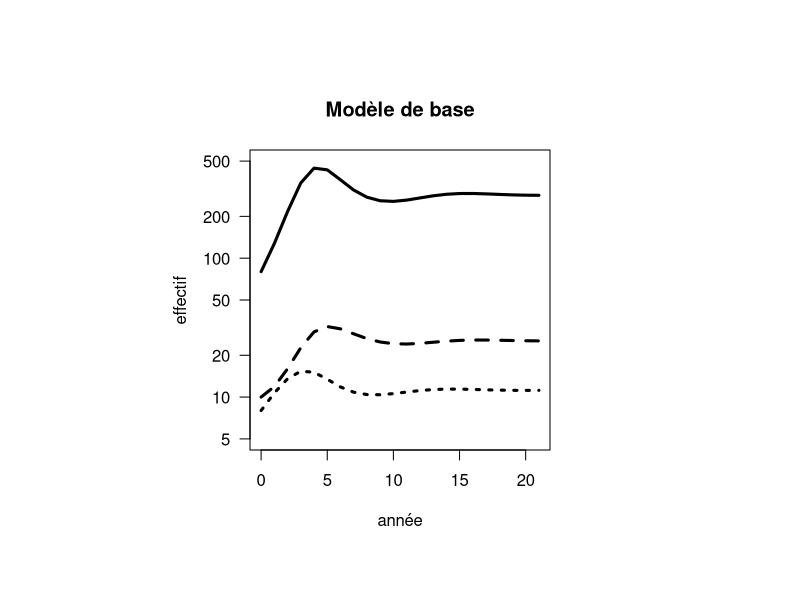
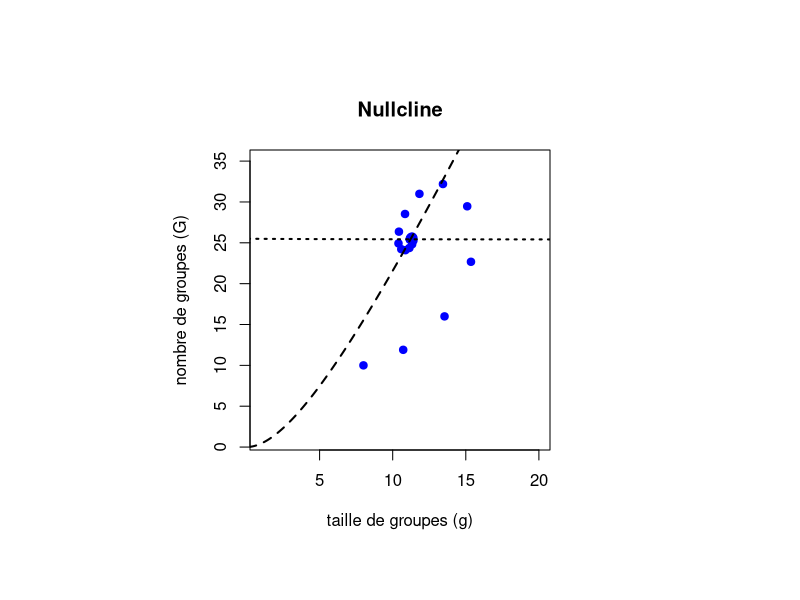
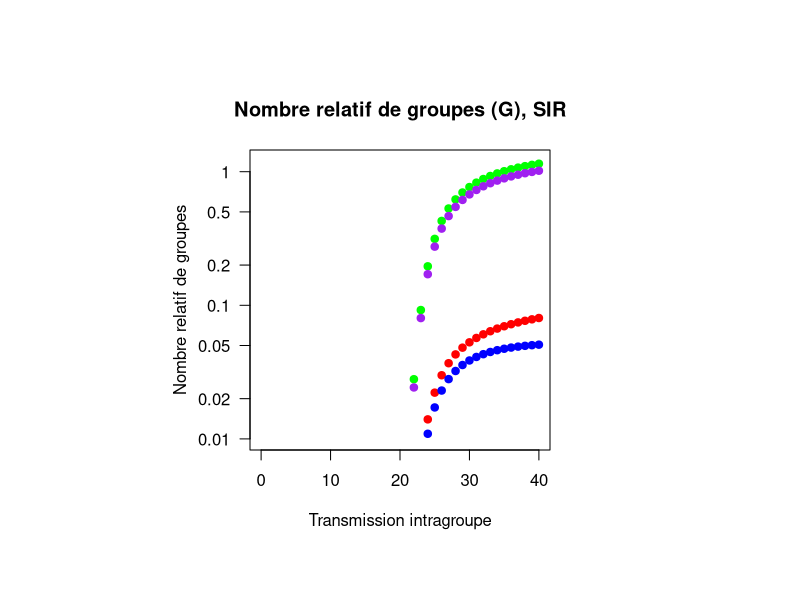
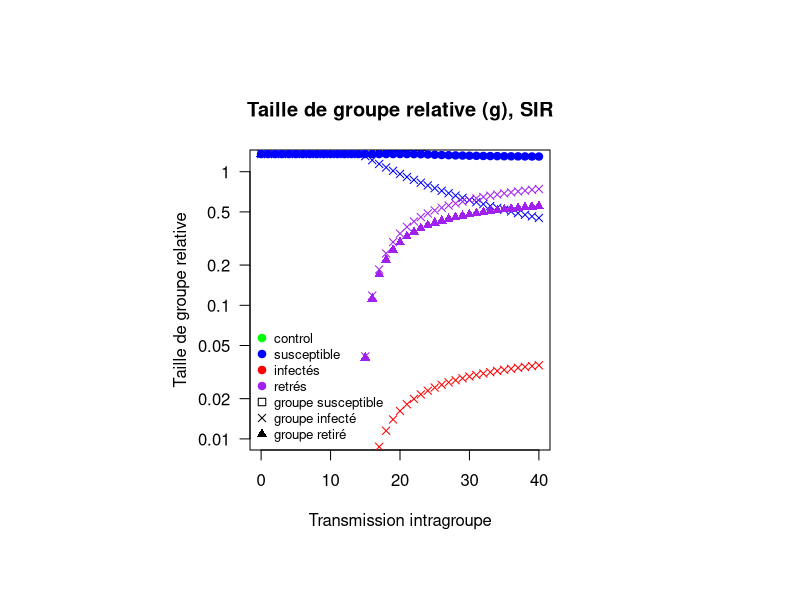

Generate these figures, in order, with R:
## ---- chunk 1
wolf<-read.csv("wolf_counts.csv", header = T, sep = ",")
wolf
## ---- chunk 2
library(deSolve)
#Conditions initiales
g0<- 8 #taille de groupe initiale utilisée dans l'article (voir graphique 1a)
G0<- 10 # nombre de groupe initial utilisé dans l'article (voir graphique 1a)
b<- 0.63 #taux de natalité par individu 
d<- 0.12 #taux de mortalité par individu
f<- 0.08 #taux de fission
gf<- 8 #taille critique 
c<- 4 #taux de fusion
e<- 0.02 #taux d'extinction de groupe 

# Construction du modèle de base
parms_core<- c(b=b, d=d, f=f, gf=gf, c=c, e=e)
Core_Model_Dynamics <- function(t, vars, parms_core) {
  with(as.list(c(vars, parms_core)), {
    #Équation 5 
    dg= g*(b-d)-(f*g^2)*(d/((gf+g)*(c+d)))-(e*G*g)
    #Équation 3 
    dG= (G*f*g^2*c)/((gf+g)*(c+d))-(e*G*G)
    
    
    #Résultats
    res<- c(dg=dg, dG=dG)
    return(list(res))
  })
}

#Dessiner la solution - Graphique 1A
Graphique1A<- function(ic=c(g=g0, G=G0), tmax=21, times=seq(0, tmax, by=1), func, parms_core){
  soln <- ode(ic, times, func, parms_core)
  par(pty="s", pin=c(3,3)) #Pour que le graphique soit carré comme dans l'article 
  plot(times, soln[, "g"], type="l", lty=3, ylim=c(5, 500),xlab="année", ylab= "effectif", main= "Modèle de base", log="y", yaxt="n",     lwd=3)                                                 # Taille des groupes 
  axis(2, at = c(5, 10, 20, 50, 100, 200, 500), labels=c(5, 10, 20, 50, 100, 200, 500), las=2)
  lines(times, soln[,"G"], lty=2, lwd=3)                 # Nombre de groupes 
  lines (times, (soln[,"g"]*soln[,"G"]), lty=1, lwd=3)   #Population totale 
  return(soln)} 

  Graphique1A(func=Core_Model_Dynamics, parms=parms_core)

#Dessiner la solution - Graphique 1B 

  #Nullclines 

    #On crée un vecteur avce les valeurs de g  
       g_seq<- seq(0.1, 40, length.out=400)
    
    #Équation dg/dt=0 --> 0 = g*(b-d)-(f*g^2)*(d/((gf+g)*(c+d)))-(e*G*g)
        #Factorise g : 0= g[ (b-d) - fgd/((gf+g)(c+d))-eG] --> nullcline possible à g=0 (pas celle recherchée)
        # Isole G : G= [(b-d) - fgd/((gf+g)(c+d))]/e --> nullcline possible à G= [(b-d) - fgd/((gf+g)(c+d))]/e 
    nullg <-  ((b-d) - f*g_seq*d/((gf+g_seq)*(c+d)))/e 
    
    #Équation dG/dt=0 --> 0 = (G*f*g^2*c)/((gf+g)*(c+d))-(a+e*G)*G
        #Factorise G : 0= G[f*g^2*c/((gf+g)*(c+d))-(a+e*G)] -->nullcline possible à G=0 (pas celle recherchée)
        # Isole G : G= [f*g^2*c/((gf+g)*(c+d))-a]/e --> nullcline possible à G = [f*g^2*c/((gf+g)*(c+d))-a]/e
    nullG <- (f*g_seq^2*c/((gf+g_seq)*(c+d)))/e

    
  #Points de la trajectoire
  Graphique1B<- function(ic=c(g=g0, G=G0), tmax=21, times=seq(0, tmax, by=1), func, parms_core){
  soln <- ode(ic, times, func, parms_core)

  par(pty="s", pin=c(3,3)) 
  plot(soln[,"g"], soln[,"G"], xlab="taille de groupes (g)", ylab= "nombre de groupes (G)", main="Nullcline", col="blue", xlim=c(1,20), ylim=c(1,35), pch=19) #pch=19 pour points ronds et pleins 
   
     #Ajout des nullclines 
      lines (g_seq, nullg, col="black", lty=3, lwd=2)
      lines (g_seq, nullG, col="black", lty=2, lwd=2)
     return(soln)} 

Graphique1B(func=Core_Model_Dynamics, parms=parms_core)

## ---- chunk 3

# --- Éléments nécessaires au calcul de g_control (taille de groupe à l'équilibre sans maladie) ---
Carnivore_Model <- function(t, vars, parms) {
  with(as.list(c(vars, parms)), {
    dg <- bf*(g/(Bf+g)) - d*g - (f*g*g/(gf+g))*(d/(c+d)) - (a+e*G)*g
    dG <- (G*f*g^2*c)/((gf+g)*(c+d)) - a*G - e*G*G
    res <- c(dg=dg, dG=dG)
    return(list(res))
  })
}
parms_carni  <- c(d=0.12, f=0.08, gf=8, c=4, a=0.1, e=0.02, Bf=1, bf=3)
times_ctrl   <- seq(0, 100, by=1)
sol_control  <- ode(c(g=4, G=3), times_ctrl, Carnivore_Model, parms_carni)
g_control    <- tail(sol_control[, "g"], 1)
# ------------------------------------------------------------------------------------------------

                                                          ################ PROBLÈME ICI
#Conditions initiales 
d<- 0.12 #taux de mortalité par individu
f<- 0.01 #taux de fission
gf<- 8 #taille critique 
c<- 4 #taux de fusion
e<- 0.001 #taux d'extinction de groupe
b<- 0.63 #taux de natalité                   #enlever 
Bf <- 1  #nombre de femelles reproductrices
bf <- 3  #nombre de petits par femelle
a<- 0.01 #taux d'agression
A <- 0 #effet Allee                           #enlever 
beta <- 15 #taux de transmission entre les groupes G and I
betaw <- 35 # taux de transmission intragroupe
alpha <- 1 #mortalité du à la maladie 
sigma <-12  #taux d'incubation  
phi<- 0.25 #immunité

#Conditions initiales - Variables 
G0 <- 5 #nombre de groupe susceptible
I0 <- 2 #nombre de groupe infecté
R0<-  1 #nombre de groupe retiré
  
g0 <- 7 #suscptibles dans un groupe de susceptibles
s0 <- 0 #susceptibles dans un groupe d'infectés
i0 <- 10 #infectés dans un groupe d'infectés
r0 <- 0  #retirés dans un groupe d'infectés
sR0<- 1 #susceptibles dans un groupe de retirés
rR0<- 6  #retirés dans un groupe de retirés 


#Graphique 3C 

  #Construction du modèle SIR

parms_SIR<- c(d=d, f=f, gf=gf, c=c, e=e, Bf=Bf, bf=bf, a=a, beta=beta, betaw=betaw, alpha=alpha, sigma=sigma, phi=phi)
     ic<-c(G=G0, I=I0, g=g0, s=s0, i=i0, r=r0, R=R0, sR=sR0, rR=rR0)
     times<- seq(0,500, by=1)  #long pour permettre d'atteindre l'équilibre 

Modele_SIR <- function(t, x, parms){

  ## create vectors to hold states through time
  G <- x[1]
  I <- x[2]
  g <- x[3]
  s <- x[4]
  i <- x[5]
  r <- x[6]
  R <- x[7]
  sR <- x[8]
  rR <- x[9]
  
  G <- max(G,0)
  I <- max(I,0)
  R <- max(R,0)
  g <- max(g,0)
  s <- max(s,0)
  i <- max(i,0)
  r <- max(r,0)
  sR <- max(sR,0)
  rR <- max(rR,0)

  ## model
  with(as.list(parms),{

      ## equation 13 in text
    dg <- Bf*bf - (d+a)*g - (g*g*f)/((gf+g)*(d/(c+d))) - e*g*(G+I+R)
    ## equation 14 in text
    ds <- Bf*bf*((s+r)/(0.001+s+r)) - (d+a)*s + phi*r - s*f*(s+i+r)/((gf+s+i+r)*(d/(c+d))) - e*s*(G+I+R) - (betaw*s*i)/(1+s+i+r)
    ## equation 15 in text
    di <- (betaw*s*i)/(1+s+i+r) - (d+sigma+alpha+a)*i - e*i*(G+I+R)
    ## equation 16 in text
    dr <- sigma*i - (d+phi+a)*r - r*f*(s+i+r)/((gf+s+i+r)*(d/(c+d))) - e*r*(G+I+R)
    ## equation 17 in text
    dsR <- Bf*bf*((sR+rR)/(0.001+sR+rR)) - (d+a)*sR + phi*rR - ((sR+rR)*f*sR)/((gf+sR+rR)*(d/(c+d))) - e*sR*(G+I+R)
    ## equation 18 in text
    drR <- sigma*i/(1+i) - (d+phi+a)*rR - ((sR+rR)*rR*f)/((gf+sR+rR)*(d/(c+d))) - e*rR*(G+I+R)
    
    ## equation 19 in text
    dG <- (G*c*f*g*g)/((gf+g)*(d+c)) - a*G - e*G*(G+I+R) + R*phi/(1+rR) - beta*I*G/(G+I+R)
    ## equation 20 in text
    dI <- beta*I*(G+(R*(sR/(sR+rR))))/(G+I+R) - a*I - e*I*(G+I+R) - I*((alpha+sigma)/(1+i))
    ## equation 21 in text
    dR <- I*sigma/(1+i) + (c*f*R*((sR+rR)^2))/((gf+sR+rR)*(c+d)) - a*R - e*R*(G+I+R) - R*phi/(1+rR) - beta*I*(R*(sR/(sR+rR)))/(G+I+R)
    
    
        #Résultat
        res <- c(dG, dI, dg, ds, di, dr, dR, dsR, drR)
         list(res)
  })
}

    
     #Calculer G, I et R pour chaque valeur de betaw (transmission intragroupe)
     
     betaw_var<- seq(0, 40, by=1)  #séquence de plusieurs valeurs de transmission intergroupe (betaw)
     result <- numeric(length(betaw_var))
     betaw_var
  
  
     result_G2<-numeric(length(betaw_var))  #les résultats seront des vecteurs de longueur D
     result_I2<-numeric(length(betaw_var))
     result_R2<-numeric(length(betaw_var)) 
     result_GIR<-numeric(length(betaw_var))
     G_control<-15
     
     
       
    #Boucle (calculer les paramètres pour chaque valeur de betaw)
       for(k in seq_along(betaw_var)){
       parms_SIR["betaw"] <- betaw_var[k] #Ajouter betaw aux paramètres
       #parms_SIR["beta"] <- betaw_var[k] * a
       sol<-ode(ic, times, Modele_SIR, parms_SIR, maxsteps = 1e6, rtol = 1e-6,atol = 1e-8, method="vode") #Résoudre 
    
       Geq2<-mean(tail(sol[,"G"], 50)) #Extraire les valeurs G et I finales de sol (valeurs à l'équilibre) de chacune des boucles
       Ieq2 <- mean(tail(sol[,"I"], 50))
       Req2<- mean(tail(sol[,"R"],50))
        result_GIR[k]<-(Geq2+Ieq2+Req2)/(G_control)
        result_G2[k]<-Geq2/(G_control) #Stocker dans le vecteur, en le mettant en valeur relative
       result_I2[k]<- Ieq2/(G_control)
       result_R2[k] <- Req2/(G_control) 
       print(c(k=k, Geq2=Geq2, Ieq2=Ieq2, Req2=Req2))
       }  
     
     
  #Construire le graphique 
    par(pty="s", pin=c(3,3)) #Pour que le graphique soit carré comme dans l'article 
    plot(betaw_var, result_GIR, pch=19, col="green", log="y", ylim=c(0.01, 1.2), xlab="Transmission intragroupe", ylab="Nombre relatif de groupes",     
         main="Nombre relatif de groupes (G), SIR", yaxt="n")
    axis(2, at=c(0.01, 0.02, 0.05, 0.1, 0.2, 0.5, 1),    # On reconstruit un axe y ressemblant à celui dans l'article 
    labels=c("0.01","0.02","0.05","0.1","0.2","0.5","1"), las=1)
    points(betaw_var, result_I2, pch=19, col="red")
    points(betaw_var, result_G2,pch=19, col="blue")
    points(betaw_var, result_R2,pch=19, col="purple")
    
    
#Grpahique 3D 
    
    result_g<-numeric(length(betaw_var))  #les résultats seront des vecteurs de longueur D
    result_s<-numeric(length(betaw_var))
    result_i<-numeric(length(betaw_var)) 
    result_r<-numeric(length(betaw_var))
    result_rR<-numeric(length(betaw_var))
    result_sR<-numeric(length(betaw_var))
    result_control<- numeric(length(betaw_var))
    
    #Boucle (calculer les paramètres pour chaque valeur de betaw)
       for(k in seq_along(betaw_var)){
       parms_SIR["betaw"] <- betaw_var[k] #Ajouter betaw aux paramètres
       #parms_SIR["beta"] <- betaw_var[k] * a
       sol<-ode(ic, times, Modele_SIR, parms_SIR, maxsteps = 1e6, rtol = 1e-6,atol = 1e-8, method="vode") #Résoudre 
    
    
    geq<-tail(sol[,"g"], 1) #Extraire les valeurs finales g, i et s (valeurs à l'équilibre)
    ieq <- tail(sol[,"i"], 1)
    seq <- tail(sol[,"s"], 1)
    req <-tail(sol[,"r"], 1)
    sReq <-tail(sol[,"sR"], 1)
    rReq <-tail(sol[,"rR"], 1)
    result_g[k]<-geq/g_control 
    result_i[k]<- ieq/g_control
    result_s[k]<- seq/g_control
    result_r[k] <- req/g_control
    result_sR[k] <- sReq/g_control
    result_rR[k] <- rReq/g_control
    result_control <- geq/g_control}
    
     #Construire le graphique 
    par(pty="s", pin=c(3,3)) #Pour que le graphique soit carré comme dans l'article 
    plot(betaw_var, result_sR, pch=17, col="blue", log="y", ylim=c(0.01, 1.2), xlab="Transmission intragroupe", ylab="Taille de groupe relative", main="Taille de groupe relative (g), SIR", yaxt="n")
    axis(2, at=c(0.01, 0.02, 0.05, 0.1, 0.2, 0.5, 1),    # On reconstruit un axe y ressemblant à celui dans l'article 
    labels=c("0.01","0.02","0.05","0.1","0.2","0.5","1"), las=1)
    points(betaw_var, result_i, pch=4, col="red")
    points(betaw_var, result_s,pch=4, col="blue")
    points(betaw_var, result_r,pch=4, col="purple")
    points(betaw_var, result_rR,pch=17, col="purple")
    points(betaw_var, result_g,pch=19, col="blue")
    
    #Légende 
    legend("bottomleft",
       legend = c("control",
                  "susceptible",
                  "infectés",
                  "retrés",
                  "groupe susceptible",
                  "groupe infecté",
                  "groupe retiré"),
       
       pch = c(19, 19, 19, 19, 0, 4, 17),   
       col = c("green",
               "blue",
               "red",
               "purple",
               "black",
               "black",
               "black"),                   
       
       pt.cex = 1,
       cex= 0.8,
       bty = "n")        
